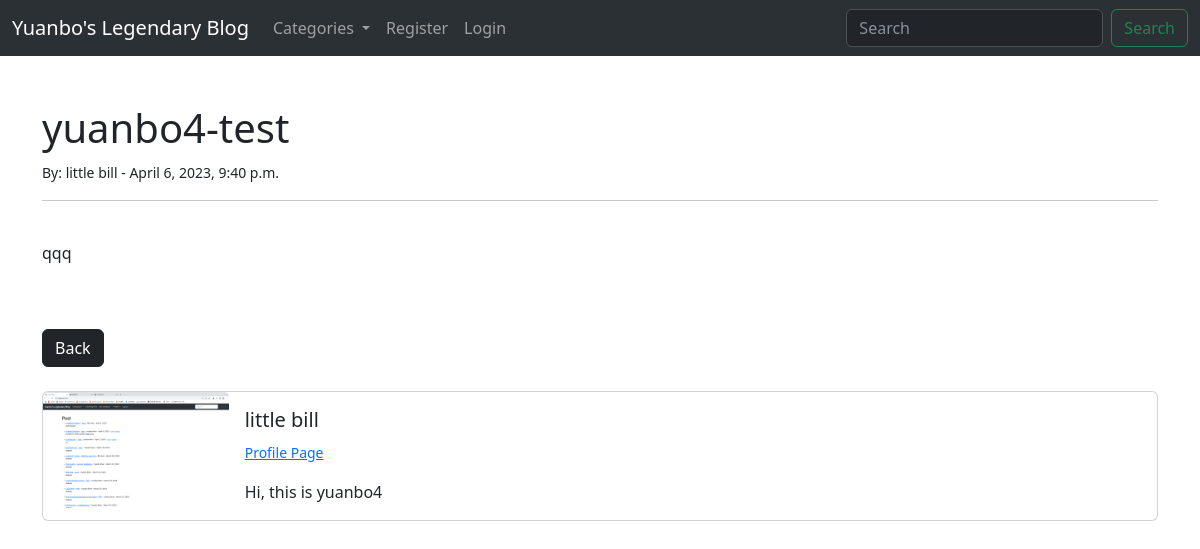
The page /article/38 on the database its author committed.
### blogproject/models.py (models this page shows, shortened)
class Post(models.Model):
    title = models.CharField(max_length=255)
    header_image = models.ImageField(null = True, blank= True, upload_to="images/")
    author = models.ForeignKey(User, on_delete=models.CASCADE)
    body = RichTextField(blank=True, null=True)
    post_date = models.DateField(auto_now_add=True)
    post_time = models.DateTimeField(auto_now_add=True)
    category = models.CharField(max_length = 255, default= "uncategorized")
    snippet = models.CharField(max_length = 255)

class Profile(models.Model):
    user = models.OneToOneField(User, null=True, on_delete=models.CASCADE)
    bio = models.TextField()
    profile_pic = models.ImageField(null = True, blank= True, upload_to="images/profile")
    instagram_url = models.CharField(max_length=255, null = True, blank= True) # instagram
    facebook_url = models.CharField(max_length=255, null = True, blank= True) # facebook
    github_url = models.CharField(max_length=255, null = True, blank= True) # github

### blogproject/views.py (the view)
# urls.py: path('article/<int:pk>', ArticleDetailView.as_view(), name = 'article-detail'),
class ArticleDetailView(DetailView):
    model = Post
    template_name = 'article_details.html'
    def get_context_data(self, *args, **kwargs):
        cat_menu = Category.objects.all()
        context = super(DetailView, self).get_context_data(*args, **kwargs)
        context['cat_menu'] = cat_menu
        return context

### blogproject/models.py (called while the page is built)
    def __str__(self):
        return self.name

### blogproject/templates/article_details.html (shortened to what this page needs)
{% extends 'base.html' %}
{% load static %}
{% block content %}
<h1>
    {{ post.title }}
</h1>
<small>
    By: {{ post.author.first_name }} {{ post.author.last_name }} - {{post.post_time}}
</small>
<br/>
<hr>
<br/>
{{ post.body | safe}}
<br/><br/>
<a  href="{% url 'home' %}" class="btn btn-dark"> Back</a>
<br/><br/>
<div class="card mb-3" >
    <div class="row g-0">
      <div class="col-md-2">
        {% if post.author.profile.profile_pic %}
          <img src="{{ post.author.profile.profile_pic.url }}" class="card-img">
        {% else %}
          <img src="{% static 'blogproject/images/default_profile_pic.jpeg' %}" class="card-img">
        {% endif %}
      </div>
      <div class="col-md-10">
        <div class="card-body">
          <h5 class="card-title">{{ post.author.first_name }} {{ post.author.last_name }} </h5>
          <p class="card-text"><small class="text-body-secondary">
            {% if post.author.profile %}
              <a href = "{% url 'profile-page' post.author.profile.id %}">Profile Page</a>
            {% endif %}
        </small></p>
          <p class="card-text">{{ post.author.profile.bio }}</p>
        </div>
      </div>
    </div>
  </div>
{% endblock %}

### rows shown on the page
Post: title "yuanbo4-test", author.first_name "little", author.last_name "bill", post_time "April 6, 2023, 9:40 p.m.", body "qqq", author.profile.profile_pic (picture), author.profile.bio "Hi, this is yuanbo4"
